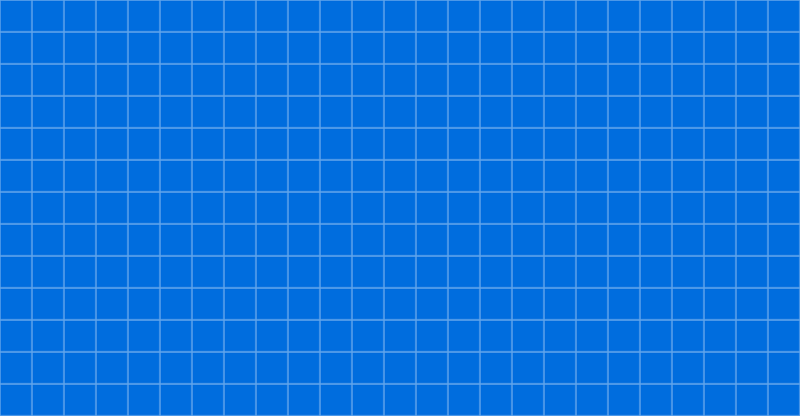

The image is a tile-based game level rendered from a .tmx file. Its description and complete source (layers, tilesets, objects, tile grids) follow:
An orthogonal 25x13 tile map with 32x32 px tiles, 1 tile layer (base).

<map version="1.0" orientation="orthogonal" width="25" height="13" tilewidth="32" tileheight="32">
 <tileset firstgid="1" name="main" tilewidth="32" tileheight="32">
  <image source="../images/spritesheet.png" width="256" height="224" />
 </tileset>
 <layer name="base" width="25" height="13">
  <data>
   <tile gid="48" />
   <tile gid="48" />
   <tile gid="48" />
   <tile gid="48" />
   <tile gid="48" />
   <tile gid="48" />
   <tile gid="48" />
   <tile gid="48" />
   <tile gid="48" />
   <tile gid="48" />
   <tile gid="48" />
   <tile gid="48" />
   <tile gid="48" />
   <tile gid="48" />
   <tile gid="48" />
   <tile gid="48" />
   <tile gid="48" />
   <tile gid="48" />
   <tile gid="48" />
   <tile gid="48" />
   <tile gid="48" />
   <tile gid="48" />
   <tile gid="48" />
   <tile gid="48" />
   <tile gid="48" />
   <tile gid="48" />
   <tile gid="48" />
   <tile gid="48" />
   <tile gid="48" />
   <tile gid="48" />
   <tile gid="48" />
   <tile gid="48" />
   <tile gid="48" />
   <tile gid="48" />
   <tile gid="48" />
   <tile gid="48" />
   <tile gid="48" />
   <tile gid="48" />
   <tile gid="48" />
   <tile gid="48" />
   <tile gid="48" />
   <tile gid="48" />
   <tile gid="48" />
   <tile gid="48" />
   <tile gid="48" />
   <tile gid="48" />
   <tile gid="48" />
   <tile gid="48" />
   <tile gid="48" />
   <tile gid="48" />
   <tile gid="48" />
   <tile gid="48" />
   <tile gid="48" />
   <tile gid="48" />
   <tile gid="48" />
   <tile gid="48" />
   <tile gid="48" />
   <tile gid="48" />
   <tile gid="48" />
   <tile gid="48" />
   <tile gid="48" />
   <tile gid="48" />
   <tile gid="48" />
   <tile gid="48" />
   <tile gid="48" />
   <tile gid="48" />
   <tile gid="48" />
   <tile gid="48" />
   <tile gid="48" />
   <tile gid="48" />
   <tile gid="48" />
   <tile gid="48" />
   <tile gid="48" />
   <tile gid="48" />
   <tile gid="48" />
   <tile gid="48" />
   <tile gid="48" />
   <tile gid="48" />
   <tile gid="48" />
   <tile gid="48" />
   <tile gid="48" />
   <tile gid="48" />
   <tile gid="48" />
   <tile gid="48" />
   <tile gid="48" />
   <tile gid="48" />
   <tile gid="48" />
   <tile gid="48" />
   <tile gid="48" />
   <tile gid="48" />
   <tile gid="48" />
   <tile gid="48" />
   <tile gid="48" />
   <tile gid="48" />
   <tile gid="48" />
   <tile gid="48" />
   <tile gid="48" />
   <tile gid="48" />
   <tile gid="48" />
   <tile gid="48" />
   <tile gid="48" />
   <tile gid="48" />
   <tile gid="48" />
   <tile gid="48" />
   <tile gid="48" />
   <tile gid="48" />
   <tile gid="48" />
   <tile gid="48" />
   <tile gid="48" />
   <tile gid="48" />
   <tile gid="48" />
   <tile gid="48" />
   <tile gid="48" />
   <tile gid="48" />
   <tile gid="48" />
   <tile gid="48" />
   <tile gid="48" />
   <tile gid="48" />
   <tile gid="48" />
   <tile gid="48" />
   <tile gid="48" />
   <tile gid="48" />
   <tile gid="48" />
   <tile gid="48" />
   <tile gid="48" />
   <tile gid="48" />
   <tile gid="48" />
   <tile gid="48" />
   <tile gid="48" />
   <tile gid="48" />
   <tile gid="48" />
   <tile gid="48" />
   <tile gid="48" />
   <tile gid="48" />
   <tile gid="48" />
   <tile gid="48" />
   <tile gid="48" />
   <tile gid="48" />
   <tile gid="48" />
   <tile gid="48" />
   <tile gid="48" />
   <tile gid="48" />
   <tile gid="48" />
   <tile gid="48" />
   <tile gid="48" />
   <tile gid="48" />
   <tile gid="48" />
   <tile gid="48" />
   <tile gid="48" />
   <tile gid="48" />
   <tile gid="48" />
   <tile gid="48" />
   <tile gid="48" />
   <tile gid="48" />
   <tile gid="48" />
   <tile gid="48" />
   <tile gid="48" />
   <tile gid="48" />
   <tile gid="48" />
   <tile gid="48" />
   <tile gid="48" />
   <tile gid="48" />
   <tile gid="48" />
   <tile gid="48" />
   <tile gid="48" />
   <tile gid="48" />
   <tile gid="48" />
   <tile gid="48" />
   <tile gid="48" />
   <tile gid="48" />
   <tile gid="48" />
   <tile gid="48" />
   <tile gid="48" />
   <tile gid="48" />
   <tile gid="48" />
   <tile gid="48" />
   <tile gid="48" />
   <tile gid="48" />
   <tile gid="48" />
   <tile gid="48" />
   <tile gid="48" />
   <tile gid="48" />
   <tile gid="48" />
   <tile gid="48" />
   <tile gid="48" />
   <tile gid="48" />
   <tile gid="48" />
   <tile gid="48" />
   <tile gid="48" />
   <tile gid="48" />
   <tile gid="48" />
   <tile gid="48" />
   <tile gid="48" />
   <tile gid="48" />
   <tile gid="48" />
   <tile gid="48" />
   <tile gid="48" />
   <tile gid="48" />
   <tile gid="48" />
   <tile gid="48" />
   <tile gid="48" />
   <tile gid="48" />
   <tile gid="48" />
   <tile gid="48" />
   <tile gid="48" />
   <tile gid="48" />
   <tile gid="48" />
   <tile gid="48" />
   <tile gid="48" />
   <tile gid="48" />
   <tile gid="48" />
   <tile gid="48" />
   <tile gid="48" />
   <tile gid="48" />
   <tile gid="48" />
   <tile gid="48" />
   <tile gid="48" />
   <tile gid="48" />
   <tile gid="48" />
   <tile gid="48" />
   <tile gid="48" />
   <tile gid="48" />
   <tile gid="48" />
   <tile gid="48" />
   <tile gid="48" />
   <tile gid="48" />
   <tile gid="48" />
   <tile gid="48" />
   <tile gid="48" />
   <tile gid="48" />
   <tile gid="48" />
   <tile gid="48" />
   <tile gid="48" />
   <tile gid="48" />
   <tile gid="48" />
   <tile gid="48" />
   <tile gid="48" />
   <tile gid="48" />
   <tile gid="48" />
   <tile gid="48" />
   <tile gid="48" />
   <tile gid="48" />
   <tile gid="48" />
   <tile gid="48" />
   <tile gid="48" />
   <tile gid="48" />
   <tile gid="48" />
   <tile gid="48" />
   <tile gid="48" />
   <tile gid="48" />
   <tile gid="48" />
   <tile gid="48" />
   <tile gid="48" />
   <tile gid="48" />
   <tile gid="48" />
   <tile gid="48" />
   <tile gid="48" />
   <tile gid="48" />
   <tile gid="48" />
   <tile gid="48" />
   <tile gid="48" />
   <tile gid="48" />
   <tile gid="48" />
   <tile gid="48" />
   <tile gid="48" />
   <tile gid="48" />
   <tile gid="48" />
   <tile gid="48" />
   <tile gid="48" />
   <tile gid="48" />
   <tile gid="48" />
   <tile gid="48" />
   <tile gid="48" />
   <tile gid="48" />
   <tile gid="48" />
   <tile gid="48" />
   <tile gid="48" />
   <tile gid="48" />
   <tile gid="48" />
   <tile gid="48" />
   <tile gid="48" />
   <tile gid="48" />
   <tile gid="48" />
   <tile gid="48" />
   <tile gid="48" />
   <tile gid="48" />
   <tile gid="48" />
   <tile gid="48" />
   <tile gid="48" />
   <tile gid="48" />
   <tile gid="48" />
   <tile gid="48" />
   <tile gid="48" />
   <tile gid="48" />
   <tile gid="48" />
   <tile gid="48" />
   <tile gid="48" />
   <tile gid="48" />
   <tile gid="48" />
   <tile gid="48" />
   <tile gid="48" />
   <tile gid="48" />
   <tile gid="48" />
   <tile gid="48" />
   <tile gid="48" />
   <tile gid="48" />
   <tile gid="48" />
   <tile gid="48" />
   <tile gid="48" />
   <tile gid="48" />
   <tile gid="48" />
   <tile gid="48" />
   <tile gid="48" />
   <tile gid="48" />
   <tile gid="48" />
   <tile gid="48" />
   <tile gid="48" />
   <tile gid="48" />
   <tile gid="48" />
   <tile gid="48" />
   <tile gid="48" />
   <tile gid="48" />
   <tile gid="48" />
   <tile gid="48" />
   <tile gid="48" />
  </data>
 </layer>
 <objectgroup name="players" width="25" height="13" />
</map>